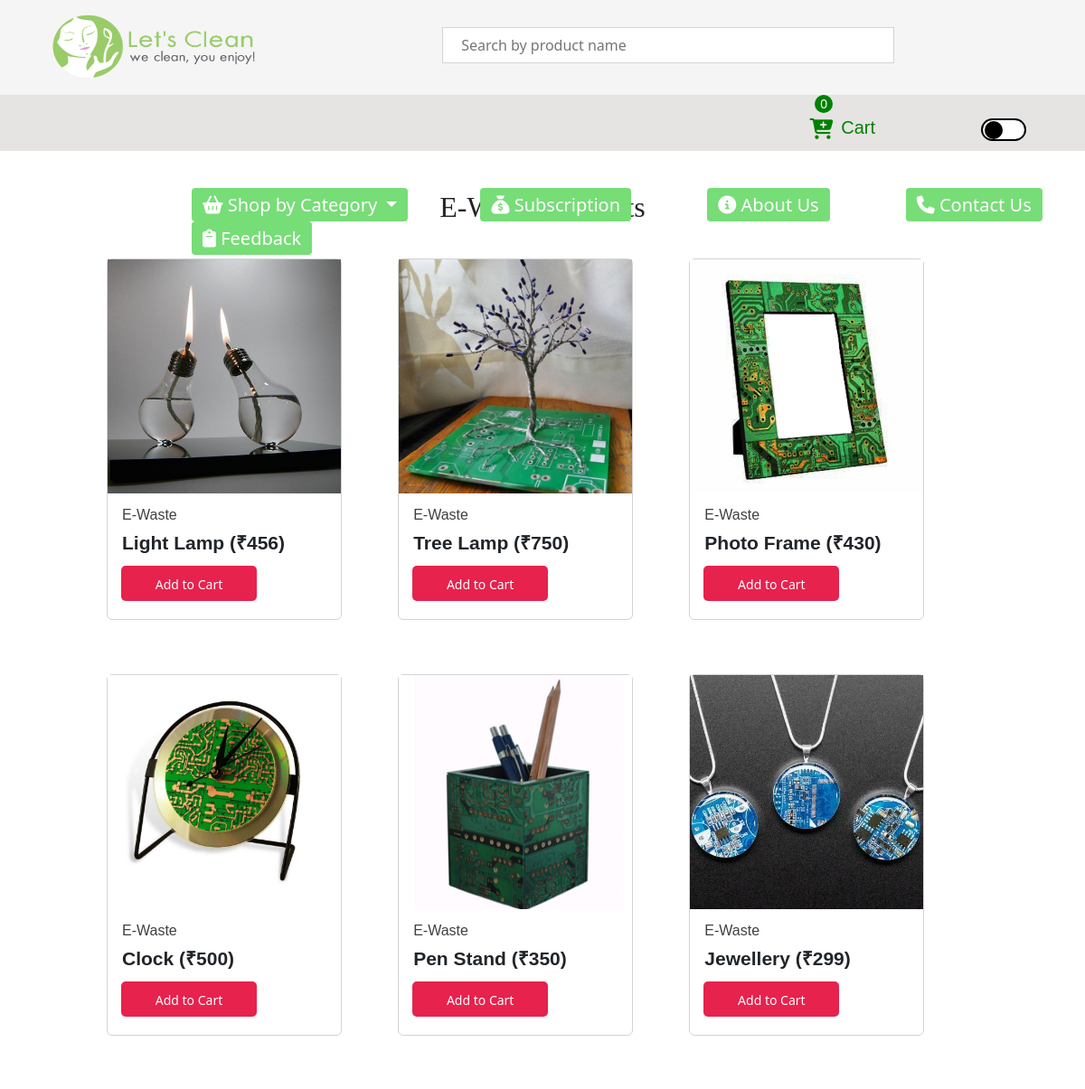
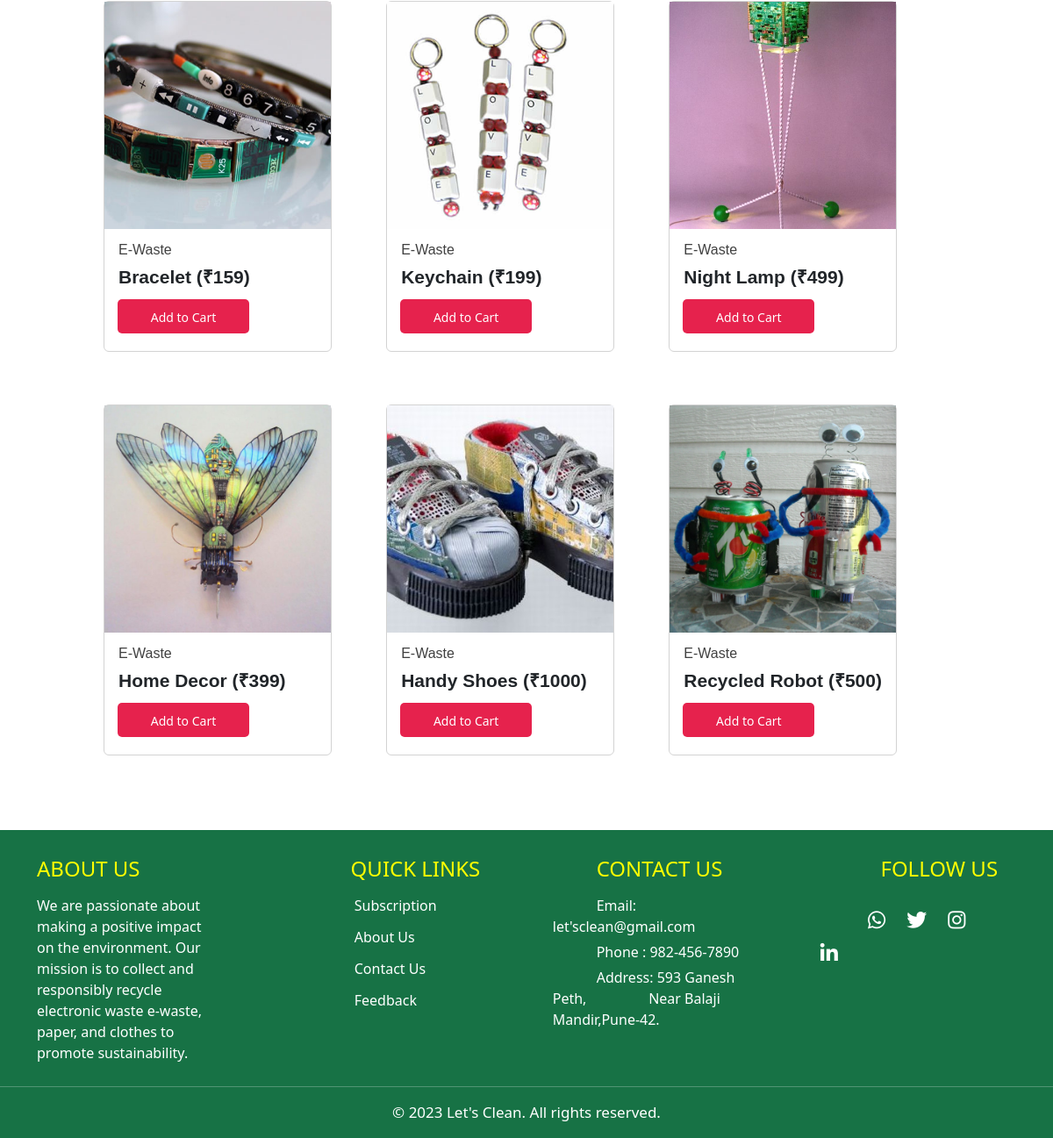
Screenshot of /templates/ewaste.php with the database file from the repository (2 pictures, top to bottom).
### tables this page shows
CREATE TABLE `product` (
  `pid` int(3) NOT NULL,
  `pname` varchar(50) NOT NULL,
  `pcategory` varchar(20) NOT NULL,
  `pprice` varchar(5) NOT NULL,
  `imgupload` varchar(50) NOT NULL,
  `quantity` varchar(3) NOT NULL DEFAULT '1',
  `d1` varchar(50) NOT NULL,
  `d2` varchar(50) NOT NULL,
  `d3` varchar(50) NOT NULL,
  `d4` varchar(50) NOT NULL
);

### templates/ewaste.php (the view, shortened to what this page needs)
<?php
require_once 'connection.php';
$sql="SELECT * from product WHERE pcategory='E-Waste' ";
$all_product=$con->query($sql);
?>
<!DOCTYPE html>
<html lang="en">
<head>
    <link rel="stylesheet" href="../static/category.css">
    <link href="https://cdn.jsdelivr.net/npm/bootstrap@5.3.0/dist/css/bootstrap.min.css" rel="stylesheet">
     <link rel="stylesheet" href="https://cdnjs.cloudflare.com/ajax/libs/font-awesome/6.2.1/css/all.min.css">
</head>
<body>
  <div class="mynavbar">
    <nav>
        <a href="../templates/home.php" class="alink1"><img class="logo" src="../static/images/22baf73169f8401fb664a518b53c35aa-Lets Clean - Logo-01.png"></a>
            <input type="text" placeholder="Search by product name" id="find" onkeyup="search()" class="inp_text1">
        <ul>
        <a href="../templates/cart.php"><li class="myli"><i class="fa-solid fa-cart-plus icon" style="position: relative;top:5px;font-size: 23px;color:green;" ></i>
          <span class="span1" id="badge" style="  position: relative; width:10px;height:50px;top:-26px;right:27%;background: green;color: white; border-radius: 50%;padding:2px 6px;font-size: 14px;">0</span>
          <span class="span2" style="position: relative;font-size: 20px;right:22px;top:2px;">Cart</li></a>
          <div class="toggle"></div>
        </ul>
    </nav>
    <header  style="height:62px;">
      <ul>
          <li class="nav-item dropdown">
            <a class="nav-link dropdown-toggle" href="#" role="button" data-bs-toggle="dropdown" aria-expanded="false" id="active"><i class="fa-solid fa-basket-shopping"></i>
              Shop by Category
            </a>
            <a href="../templates/subscription.php" class="alink"><li class="active"><i class="fa-solid fa-sack-dollar"></i> Subscription </li> </a>
            <a href="../templates/about.php" class="alink"><li class="active"><i class="fa-solid fa-circle-info"></i> About Us</li></a>
          <a href="../templates/contact.php" class="alink"><li class="active"><i class="fa-solid fa-phone"></i> Contact Us</li></a>
          <a href="../templates/feedback.php" class="alink"><li class="active"><i class="fa-solid fa-clipboard"></i> Feedback</li> </a>
      </ul>
  </header>
    </div>
<main>
<h2 class="text-center" style="font-family:'Poppins';">E-Waste Products</h2>
  <?php
  while($row = mysqli_fetch_assoc($all_product)){
  ?>
  <div class="card">
  <div class="image">
         <a href="product_info?id=<?php echo $row['pid'];?>"><img src="../static/images/<?php echo $row['imgupload'];?>"></a>
      </div>
      <div class="caption">
          <p class="product_cat" style="font-size: 16px;color: rgba(0, 0, 0, 0.750);"><?php echo $row['pcategory'];?></p>
          <h5 class="product_name" style="font-weight:bold;font-size: 21px;margin-top:-2px;"><?php echo $row['pname'];?> (&#8377;<?php echo $row['pprice'];?>)</h5>
      </div>
      <button class="add" id="cartb" data-id="<?php echo $row['pid'];?>">Add to Cart</button>
  </div>
  <?php
  }
  ?>
</main>
    <div>
        <footer>
            <div class="container">
              <div class="footer-content">
               <div class="footer-column1">
                 <h4 style="text-transform: uppercase; color:yellow">About Us</h4>
                 <p style="margin-top: 15px;">We are passionate about making a positive impact on the environment. Our mission is to collect and responsibly recycle electronic waste e-waste, paper, and clothes to promote sustainability. </p>
               </div>
               <div class="footer-column">
                 <h4 style="text-transform: uppercase; color:yellow">&nbsp;&nbsp; &nbsp; &nbsp;&nbsp; &nbsp;&nbsp; &nbsp;Quick links</h4>
                 <ul style="margin-top: 15px;">
                  <a href="../templates/subscription.php" class="quick"><li> &nbsp;&nbsp; &nbsp; &nbsp;&nbsp; &nbsp;&nbsp; &nbsp; &nbsp; &nbsp; &nbsp;&nbsp;Subscription</li></a>
                  <a href="../templates/about.php" class="quick"><li> &nbsp;&nbsp; &nbsp; &nbsp;&nbsp; &nbsp;&nbsp; &nbsp; &nbsp; &nbsp; &nbsp;&nbsp;About Us</li></a>
                  <a href="../templates/contact.php" class="quick"><li> &nbsp;&nbsp; &nbsp; &nbsp;&nbsp; &nbsp;&nbsp; &nbsp; &nbsp; &nbsp; &nbsp;&nbsp;Contact Us</li></a>
                  <a href="../templates/feedback.php" class="quick"><li> &nbsp;&nbsp; &nbsp; &nbsp;&nbsp; &nbsp;&nbsp; &nbsp; &nbsp; &nbsp; &nbsp;&nbsp;Feedback</li></a>
                 </ul>
               </div>
                <div class="footer-column">
                  <h4 style="text-transform: uppercase;color:yellow">&nbsp;&nbsp; &nbsp; &nbsp;&nbsp;&nbsp;Contact Us</h4>
                  <p style="margin-top: 15px;">&nbsp;&nbsp; &nbsp;&nbsp;&nbsp; &nbsp; &nbsp; &nbsp;Email: let'sclean@gmail.com</p>
                  <p>&nbsp;&nbsp; &nbsp;&nbsp;&nbsp;&nbsp; &nbsp; &nbsp; Phone : 982-456-7890</p>
                  <p>&nbsp;&nbsp; &nbsp;&nbsp; &nbsp; &nbsp; &nbsp; Address: 593 Ganesh Peth, &nbsp; &nbsp; &nbsp; &nbsp; &nbsp; &nbsp; &nbsp; &nbsp; Near Balaji Mandir,Pune-42.</p>
                </div>
                <div class="footer-column">
                  <h4 style="text-transform: uppercase;color:yellow">&nbsp;&nbsp;&nbsp; &nbsp; &nbsp; &nbsp;&nbsp;&nbsp;Follow Us</h4>
                  <ul class="social-icons">
                   &nbsp; &nbsp; &nbsp; &nbsp; &nbsp; &nbsp; &nbsp;<li><a href="https://www.whatsapp.com/" class="fab fa-whatsapp"></a></li>
                    <li><a href="https://twitter.com/" class="fab fa-twitter"></a></li>
                    <li><a href="https://www.instagram.com/" class="fab fa-instagram"></a></li>
                    <li><a href="https://www.linkedin.com/feed/" class="fab fa-linkedin-in"></a></li>
                  </ul>
                </div>
              </div>
            </div>
            <div class="footer-bottom">
             <hr size="2" color="#fff">
              <p style="color: #fff;">&copy; 2023 Let's Clean. All rights reserved.</p>
            </div>
          </footer>
    </div>
</body>
</html>

### static/category.css (style rules this page uses)
body { background-color: #fff; color:#1e272e; padding: 0; margin: 0; text-decoration: none; list-style: none; box-sizing: border-box; }
.mynavbar { top:0; position: fixed; width: 100%; z-index: 9999; }
nav { background:whitesmoke ; height:105px; width: 100%; }
.logo { height:75px; width:230px; margin-left: 55px; }
nav ul { float:right; margin-right:180px; }
nav ul li { display: inline-block; line-height: 100px; margin:0 30px; font-family:Arial, Helvetica, sans-serif; font-size:20px; color:green; }
nav ul .myli { position: relative; }
nav ul .myli:after { content: ''; height: 2px; width:100%; background:#2e8b57; position: absolute; left:0; bottom:30px; opacity: 0; pointer-events: none; transition: 0.7s; }
input[type="text"].inp_text1 { height: 40px; width:500px; outline: none; margin-top: 30px; margin-left:200px; padding-left:20px; border:0.1px solid lightgray; }
header { background:#e5e4e2; position: static; }
header ul { float: left; margin-left: 140px; }
header ul li { display:inline-block; color: white; line-height: 25px; margin: 0 40px; font-size: 20px; color:white; }
#active { background:#77dd77; transition: .5s; padding: 6px 12px; border-radius: 4px; }
.active { background:#77dd77; transition: .5s; padding: 6px 12px; border-radius: 4px; text-decoration: none; }
.alink { color:white; text-decoration: none; }
footer { background: #177245; color: #fff; padding: 30px 0; margin-top: -155px; }
.container { max-width: 1200px; margin: 0 auto; padding: 0 20px; }
.footer-content { display: flex; flex-wrap: wrap; justify-content: space-between; }
.footer-column { flex-basis: 20%; margin-bottom: 20px; margin-bottom: -40px; }
.footer-column1 { flex-basis: 18%; margin-bottom: 20px; margin-bottom: -40px; }
.footer-column p { margin-bottom: 5px; }
.social-icons { margin-top: 20px; }
.social-icons li { display: inline-block; margin-right: 20px; }
.social-icons a { color: #fff; font-size: 23px; transition: color 0.3s ease; text-decoration: none; }
.footer-bottom { text-align: center; margin-top: 50px; margin-bottom: -30px; }
.footer-bottom p { color: #ccc; font-size: 17px; }
.quick { color:white; text-decoration: none; list-style-type: none; }
footer ul { padding:0; }
footer ul li { margin-top: 12px; }
.toggle { background-color: white; width: 50px; height: 25px; border-radius: 200px; cursor: pointer; position: relative; top:-60px; left:220px; margin-bottom: -24px; border : 2px solid black; transition: 0s; }
.toggle::before { position: absolute; content: ''; background-color: #000; width: 20px; height: 20px; border-radius: 200px; margin-top:1px; margin-left:1.7px; transition: translateY(-50%); transition: all 0s ease-in-out; }
#cartb { position: relative; background-color: rgb(230, 34, 77); border-radius: 5px; padding: 10px; background-repeat: no-repeat; box-sizing: border-box; width: 150px; height: 39px; color: #fff; border: none; top: -45px; font-size: 14px; transition: all .3s ease-in-out; z-index: 1; overflow: hidden; margin-left:15px; }
#cartb::before { content: ""; background-color: rgb(248, 50, 93); width: 0; height: 100%; position: absolute; top: 0; left: 0; z-index: -1; transition: width 700ms ease-in-out; display: inline-block; }
main { max-width: 1500px; width:85%; margin:210px auto; }
main .card { max-width: 300px; display: inline-block; height:400px; border: 1px solid lightgray; margin-top: 10px; width:260px; margin:30px; margin-left: 28px; box-shadow: none; }
main .card .image { height: 50%; margin-bottom: 30px; }
main .card img { object-fit: cover; width: 100%; height:130%; }
main .card .caption { padding-left: 1em; text-align: left; line-height: 0.5em; height:25%; font-family: Arial, Helvetica, sans-serif; margin-top:80px; }
main .card .caption p { font-size: 1.1rem; }
main .card button { width:50%; margin-top:5px; margin-left:60px; }

### rows the page displays
product: imgupload (picture), pcategory "E-Waste", pname "Light Lamp", pprice "456"
product: imgupload (picture), pcategory "E-Waste", pname "Tree Lamp", pprice "750"
product: imgupload (picture), pcategory "E-Waste", pname "Photo Frame", pprice "430"
product: imgupload (picture), pcategory "E-Waste", pname "Clock", pprice "500"
product: imgupload (picture), pcategory "E-Waste", pname "Pen Stand", pprice "350"
product: imgupload (picture), pcategory "E-Waste", pname "Jewellery", pprice "299"
product: imgupload (picture), pcategory "E-Waste", pname "Bracelet", pprice "159"
product: imgupload (picture), pcategory "E-Waste", pname "Keychain", pprice "199"
product: imgupload (picture), pcategory "E-Waste", pname "Night Lamp", pprice "499"
product: imgupload (picture), pcategory "E-Waste", pname "Home Decor", pprice "399"
product: imgupload (picture), pcategory "E-Waste", pname "Handy Shoes", pprice "1000"
product: imgupload (picture), pcategory "E-Waste", pname "Recycled Robot", pprice "500"
